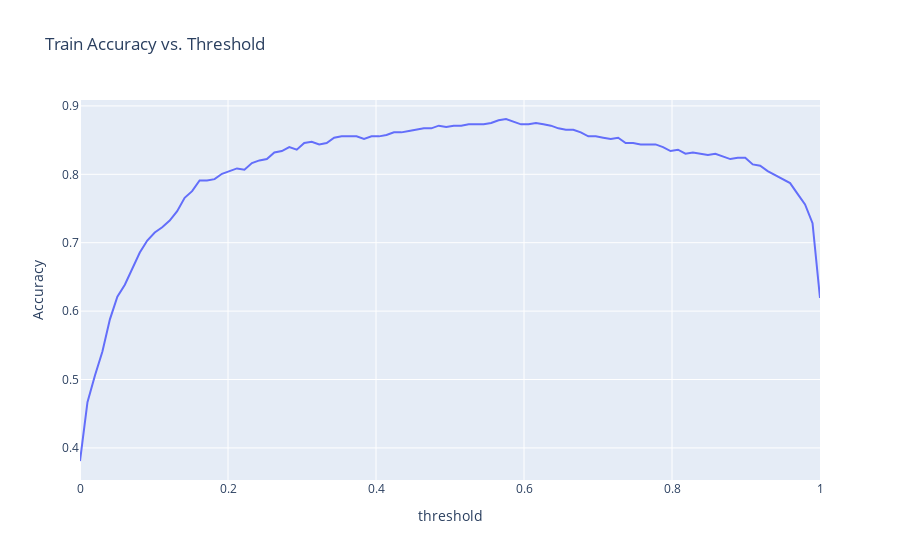

The notebook cell this image was saved under:
### Code cell
# compute accuracies for different thresholds on train set
thresholds = np.linspace(0, 1, 100)
accs = [accuracy_threshold(X, Y, t) for t in thresholds]


fig = px.line(x=thresholds, y=accs, title="Train Accuracy vs. Threshold")
fig.update_xaxes(title="threshold")
fig.update_yaxes(title="Accuracy")
